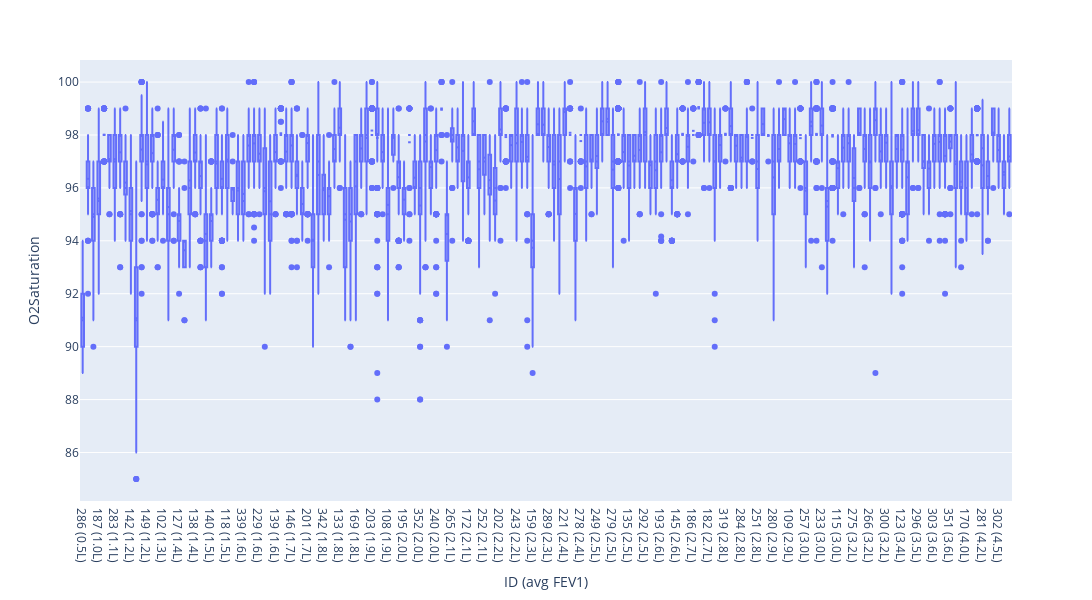

This figure's notebook cell:
### Code cell
# Sort values by ascending FEV1 % Predicted
col = 'FEV1 % Predicted'
col = 'Predicted FEV1'
col = 'FEV1'

df = df.sort_values(by=[col if col == 'Predicted FEV1' else f"{col}_avg"])

title = f"Breathe - Boxplots for O2 Sat, ordered by {col} ({df.shape[0]} points)"

fig = px.box(
        df,
        x=f"ID ({col if col == 'Predicted FEV1' else 'avg ' + col})",
        y="O2Saturation",
    )
fig.update_traces(boxmean=True)

# Update fig size
fig.update_layout(height=600, width=3000)
fig.show()
fig.write_image("{}/Factors - {}.pdf".format(plotsdir, title))

### Figure 1 — Plotly figure (JSON) as saved in the notebook; plotly's stock layout.template omitted (floating-point values rounded to 4 significant figures; data arrays with more than 128 entries replaced by an {"elided": "..."} marker saying what was removed)
{"data": [{"alignmentgroup": "True", "boxmean": true, "hovertemplate": "ID (avg FEV1)=%{x}<br>O2Saturation=%{y}<extra></extra>", "legendgroup": "", "marker": {"color": "#636efa"}, "name": "", "notched": false, "offsetgroup": "", "orientation": "v", "showlegend": false, "type": "box", "x": {"elided": "20243 str values"}, "x0": " ", "xaxis": "x", "y": {"elided": "20243 float values"}, "y0": " ", "yaxis": "y"}], "layout": {"boxmode": "group", "height": 600, "legend": {"tracegroupgap": 0}, "margin": {"t": 60}, "width": 3000, "xaxis": {"anchor": "y", "domain": [0, 1], "title": {"text": "ID (avg FEV1)"}}, "yaxis": {"anchor": "x", "domain": [0, 1], "title": {"text": "O2Saturation"}}}}
